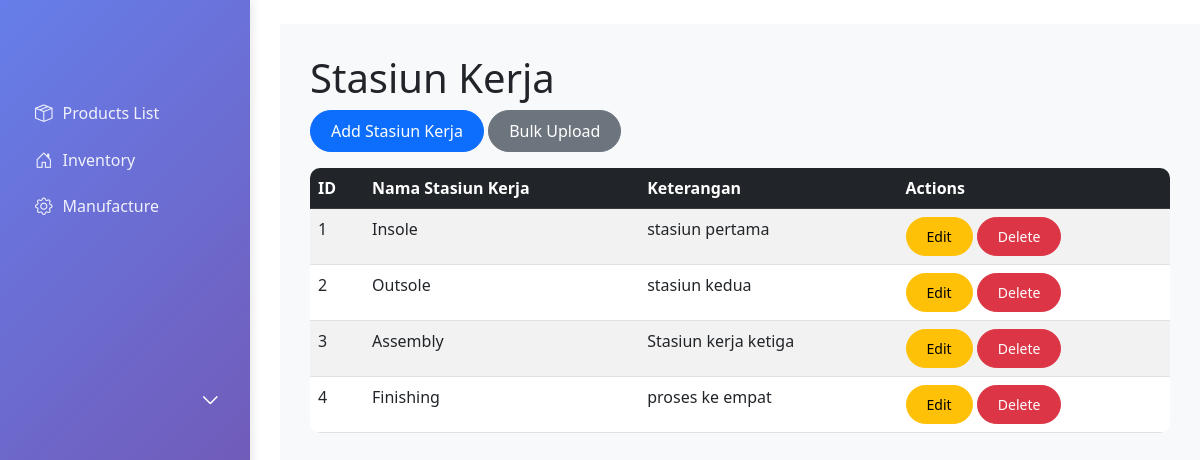
/manufacture/stasiunkerja/, run on the app's committed database.
### manufacture/models.py (models this page shows, shortened)
class StasiunKerja(models.Model):
    id_stasiun_kerja = models.AutoField(primary_key=True)
    nama_stasiun_kerja = models.CharField(max_length=200)
    keterangan = models.TextField(blank=True)

### manufacture/views.py (the view)
# urls.py: path('stasiunkerja/', views.stasiunkerja_list, name='stasiunkerja_list'),
def stasiunkerja_list(request):
    stasiunkers = StasiunKerja.objects.all()
    return render(request, 'manufacture/stasiunkerja_list.html', {'stasiunkers': stasiunkers})

### manufacture/templates/manufacture/stasiunkerja_list.html (shortened to what this page needs)
{% extends 'base.html' %}
{% block content %}
<h1>Stasiun Kerja</h1>
<div class="mb-3">
    <a href="{% url 'stasiunkerja_create' %}" class="btn btn-primary">Add Stasiun Kerja</a>
    <a href="{% url 'stasiunkerja_bulk_create' %}" class="btn btn-secondary">Bulk Upload</a>
</div>
<div class="table-responsive">
    <table class="table table-striped table-hover">
        <thead class="table-dark">
            <tr>
                <th>ID</th>
                <th>Nama Stasiun Kerja</th>
                <th>Keterangan</th>
                <th>Actions</th>
            </tr>
        </thead>
        <tbody>
            {% for stasiunker in stasiunkers %}
            <tr>
                <td>{{ stasiunker.id_stasiun_kerja }}</td>
                <td>{{ stasiunker.nama_stasiun_kerja }}</td>
                <td>{{ stasiunker.keterangan }}</td>
                <td>
                    <a href="{% url 'stasiunkerja_update' stasiunker.pk %}" class="btn btn-sm btn-warning">Edit</a>
                    <a href="{% url 'stasiunkerja_delete' stasiunker.pk %}" class="btn btn-sm btn-danger">Delete</a>
                </td>
            </tr>
            {% endfor %}
        </tbody>
    </table>
</div>
{% endblock %}

### erp_project/templates/base.html (style rules this page uses)
.btn { border-radius: 25px; padding: 8px 20px; font-weight: 500; }
.table { border-radius: 10px; overflow: hidden; }

### data on the page
StasiunKerja: id_stasiun_kerja "1", nama_stasiun_kerja "Insole", keterangan "stasiun pertama"
StasiunKerja: id_stasiun_kerja "2", nama_stasiun_kerja "Outsole", keterangan "stasiun kedua"
StasiunKerja: id_stasiun_kerja "3", nama_stasiun_kerja "Assembly", keterangan "Stasiun kerja ketiga"
StasiunKerja: id_stasiun_kerja "4", nama_stasiun_kerja "Finishing", keterangan "proses ke empat"
